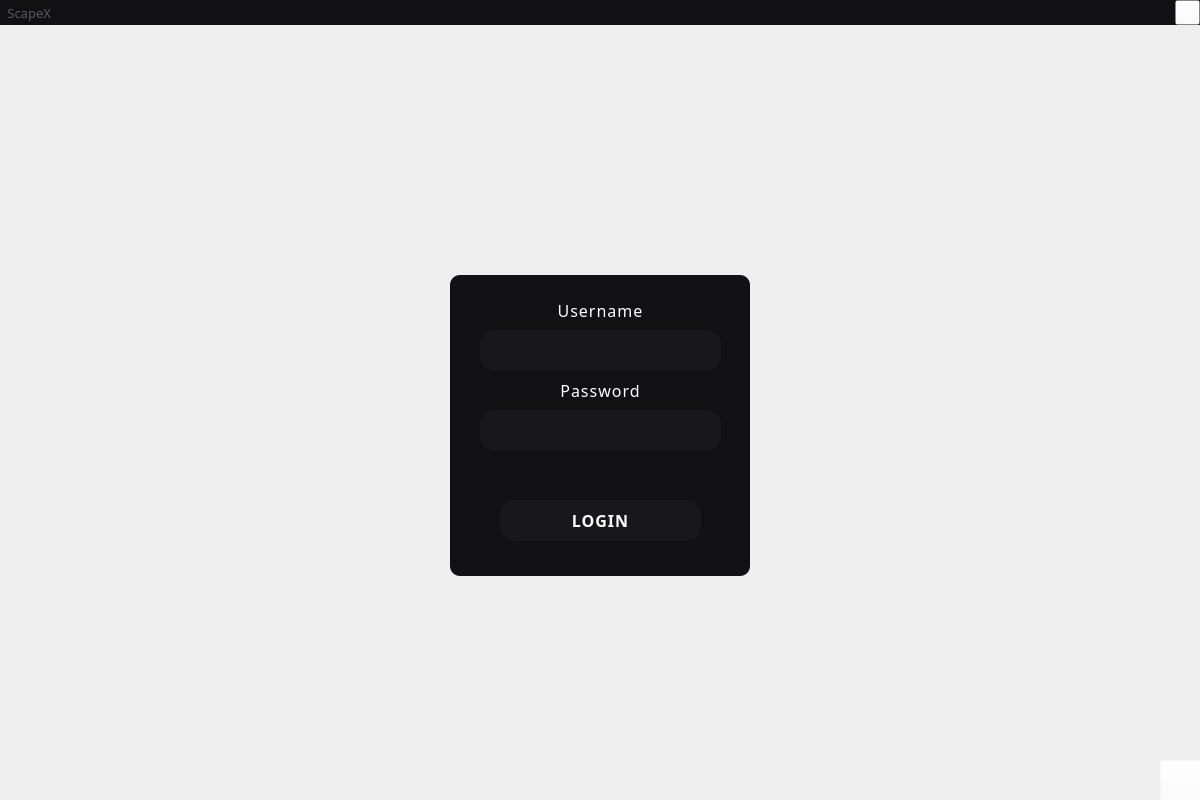
<?xml version="1.0" encoding="UTF-8"?>
<ui version="4.0">
 <class>QMainWindow</class>
 <widget class="QMainWindow" name="QMainWindow">
  <property name="enabled">
   <bool>true</bool>
  </property>
  <property name="geometry">
   <rect>
    <x>0</x>
    <y>0</y>
    <width>1200</width>
    <height>800</height>
   </rect>
  </property>
  <property name="minimumSize">
   <size>
    <width>1200</width>
    <height>800</height>
   </size>
  </property>
  <property name="maximumSize">
   <size>
    <width>1200</width>
    <height>800</height>
   </size>
  </property>
  <property name="font">
   <font>
    <family>Montserrat Medium</family>
   </font>
  </property>
  <property name="windowTitle">
   <string>SpaceX</string>
  </property>
  <property name="windowIcon">
   <iconset>
    <normaloff>../img/site-icon.png</normaloff>../img/site-icon.png</iconset>
  </property>
  <property name="styleSheet">
   <string notr="true">#LoginDiv {
	background-color: #111114;
	border-radius: 10px;
}

#ErrorLabel {
	color: rgb(138, 16, 16)
}

#ButtonSite {
	background-color: rgba(255, 255, 255, 0);
}

#ButtonClose {
	background-color: rgba(255, 255, 255, 0);
}

#NavBar {
	background-color: #111114;
}

#NavBar_Title {
	color: #595963;
}

#PasswordLabel {
	color: #fff;
	font-size: 16px;
	letter-spacing: 1px;
}

#UsernameLabel {
	color: #fff;
	font-size: 16px;
	letter-spacing: 1px;
}

#ButtonLogin {
	border-radius: 15px;
	background-color: #18181c;
    color: #fff;
	font-size: 16px;
	letter-spacing: 1px;
}

#ButtonLogin:hover {
	background-color: #1f1f23;
    color: #fff;
}

QLineEdit {
	border-radius: 15px;
	background-color: #18181c;
    color: #fff;
	font-size: 16px;
	padding: 5px 10px;
	white-space: none;
}</string>
  </property>
  <property name="animated">
   <bool>true</bool>
  </property>
  <widget class="QWidget" name="Main">
   <widget class="QPushButton" name="ButtonLogin">
    <property name="geometry">
     <rect>
      <x>500</x>
      <y>500</y>
      <width>201</width>
      <height>41</height>
     </rect>
    </property>
    <property name="font">
     <font>
      <family>Montserrat Light</family>
      <pointsize>-1</pointsize>
      <weight>75</weight>
      <bold>true</bold>
      <kerning>true</kerning>
     </font>
    </property>
    <property name="cursor">
     <cursorShape>PointingHandCursor</cursorShape>
    </property>
    <property name="text">
     <string>LOGIN</string>
    </property>
    <property name="default">
     <bool>false</bool>
    </property>
    <property name="flat">
     <bool>false</bool>
    </property>
   </widget>
   <widget class="QLineEdit" name="Username">
    <property name="geometry">
     <rect>
      <x>480</x>
      <y>330</y>
      <width>241</width>
      <height>41</height>
     </rect>
    </property>
    <property name="font">
     <font>
      <family>Montserrat Medium</family>
      <pointsize>-1</pointsize>
     </font>
    </property>
   </widget>
   <widget class="QLineEdit" name="Password">
    <property name="geometry">
     <rect>
      <x>480</x>
      <y>410</y>
      <width>241</width>
      <height>41</height>
     </rect>
    </property>
    <property name="font">
     <font>
      <family>Montserrat Medium</family>
      <pointsize>-1</pointsize>
     </font>
    </property>
   </widget>
   <widget class="QLabel" name="Logo">
    <property name="geometry">
     <rect>
      <x>470</x>
      <y>150</y>
      <width>281</width>
      <height>131</height>
     </rect>
    </property>
    <property name="text">
     <string/>
    </property>
    <property name="pixmap">
     <pixmap>../img/logo.png</pixmap>
    </property>
   </widget>
   <widget class="QLabel" name="Background">
    <property name="geometry">
     <rect>
      <x>0</x>
      <y>0</y>
      <width>1200</width>
      <height>800</height>
     </rect>
    </property>
    <property name="font">
     <font>
      <pointsize>8</pointsize>
     </font>
    </property>
    <property name="text">
     <string/>
    </property>
    <property name="pixmap">
     <pixmap>../img/login-background.png</pixmap>
    </property>
   </widget>
   <widget class="QLabel" name="LoginDiv">
    <property name="geometry">
     <rect>
      <x>450</x>
      <y>275</y>
      <width>300</width>
      <height>301</height>
     </rect>
    </property>
    <property name="text">
     <string/>
    </property>
   </widget>
   <widget class="QLabel" name="UsernameLabel">
    <property name="geometry">
     <rect>
      <x>480</x>
      <y>380</y>
      <width>241</width>
      <height>21</height>
     </rect>
    </property>
    <property name="font">
     <font>
      <family>Montserrat Light</family>
      <pointsize>-1</pointsize>
      <stylestrategy>PreferDefault</stylestrategy>
     </font>
    </property>
    <property name="text">
     <string>Password</string>
    </property>
    <property name="alignment">
     <set>Qt::AlignCenter</set>
    </property>
    <property name="wordWrap">
     <bool>false</bool>
    </property>
   </widget>
   <widget class="QLabel" name="PasswordLabel">
    <property name="geometry">
     <rect>
      <x>480</x>
      <y>300</y>
      <width>241</width>
      <height>21</height>
     </rect>
    </property>
    <property name="font">
     <font>
      <family>Montserrat Light</family>
      <pointsize>-1</pointsize>
      <weight>50</weight>
      <italic>false</italic>
      <bold>false</bold>
      <underline>false</underline>
      <strikeout>false</strikeout>
      <kerning>true</kerning>
     </font>
    </property>
    <property name="text">
     <string>Username</string>
    </property>
    <property name="alignment">
     <set>Qt::AlignCenter</set>
    </property>
   </widget>
   <widget class="QLabel" name="NavBar_Title">
    <property name="geometry">
     <rect>
      <x>4</x>
      <y>4</y>
      <width>61</width>
      <height>18</height>
     </rect>
    </property>
    <property name="font">
     <font>
      <family>Montserrat SemiBold</family>
      <pointsize>10</pointsize>
     </font>
    </property>
    <property name="cursor">
     <cursorShape>OpenHandCursor</cursorShape>
    </property>
    <property name="mouseTracking">
     <bool>true</bool>
    </property>
    <property name="text">
     <string> ScapeX</string>
    </property>
   </widget>
   <widget class="QLabel" name="NavBar">
    <property name="geometry">
     <rect>
      <x>0</x>
      <y>0</y>
      <width>1201</width>
      <height>25</height>
     </rect>
    </property>
    <property name="cursor">
     <cursorShape>OpenHandCursor</cursorShape>
    </property>
    <property name="mouseTracking">
     <bool>true</bool>
    </property>
    <property name="text">
     <string/>
    </property>
   </widget>
   <widget class="QPushButton" name="ButtonClose">
    <property name="geometry">
     <rect>
      <x>1175</x>
      <y>0</y>
      <width>25</width>
      <height>25</height>
     </rect>
    </property>
    <property name="cursor">
     <cursorShape>PointingHandCursor</cursorShape>
    </property>
    <property name="text">
     <string/>
    </property>
    <property name="icon">
     <iconset>
      <normaloff>../img/close-icon.png</normaloff>../img/close-icon.png</iconset>
    </property>
    <property name="iconSize">
     <size>
      <width>25</width>
      <height>25</height>
     </size>
    </property>
   </widget>
   <widget class="QPushButton" name="ButtonSite">
    <property name="geometry">
     <rect>
      <x>1160</x>
      <y>760</y>
      <width>41</width>
      <height>41</height>
     </rect>
    </property>
    <property name="text">
     <string/>
    </property>
    <property name="icon">
     <iconset>
      <normaloff>../img/site-icon.png</normaloff>../img/site-icon.png</iconset>
    </property>
    <property name="iconSize">
     <size>
      <width>32</width>
      <height>32</height>
     </size>
    </property>
   </widget>
   <widget class="QLabel" name="ErrorLabel">
    <property name="geometry">
     <rect>
      <x>480</x>
      <y>550</y>
      <width>241</width>
      <height>21</height>
     </rect>
    </property>
    <property name="font">
     <font>
      <family>Montserrat Medium</family>
      <stylestrategy>PreferDefault</stylestrategy>
     </font>
    </property>
    <property name="text">
     <string/>
    </property>
    <property name="alignment">
     <set>Qt::AlignCenter</set>
    </property>
    <property name="wordWrap">
     <bool>false</bool>
    </property>
   </widget>
   <zorder>Background</zorder>
   <zorder>NavBar</zorder>
   <zorder>LoginDiv</zorder>
   <zorder>ButtonLogin</zorder>
   <zorder>Username</zorder>
   <zorder>Password</zorder>
   <zorder>Logo</zorder>
   <zorder>UsernameLabel</zorder>
   <zorder>PasswordLabel</zorder>
   <zorder>NavBar_Title</zorder>
   <zorder>ButtonClose</zorder>
   <zorder>ButtonSite</zorder>
   <zorder>ErrorLabel</zorder>
  </widget>
 </widget>
 <resources/>
 <connections/>
</ui>
